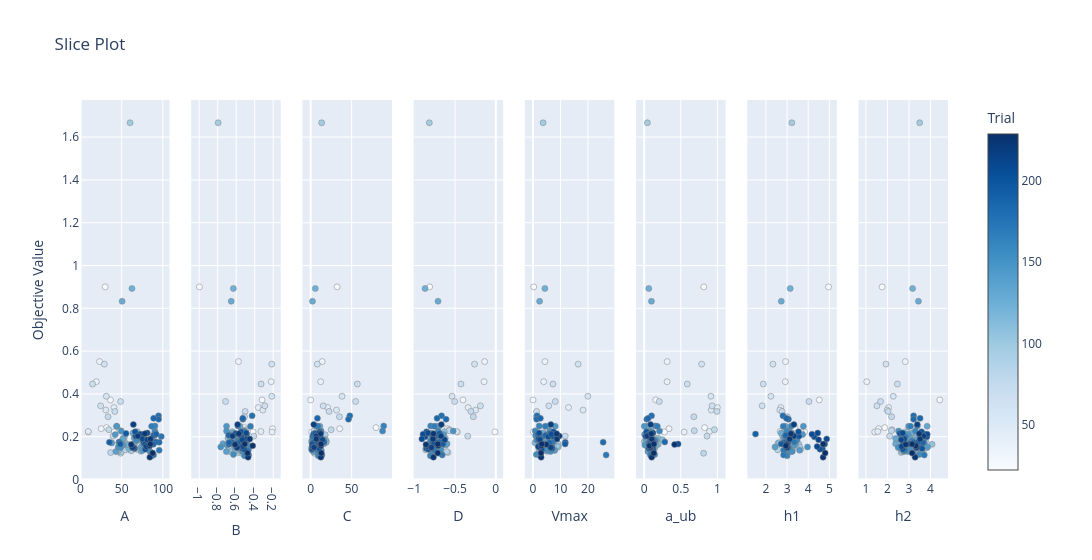

Notebook code for this chart:
### Code cell
ov.plot_slice(study0).show()
